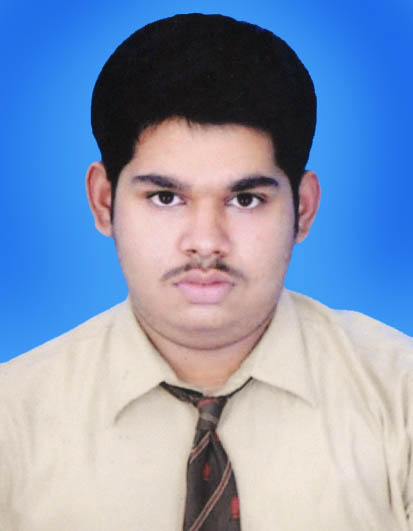
#> input picture OpenCV/build/img.jpg, 413 x 531 px
$ python naive.py ../build/img.jpg
#> lines starting #> are read from the running program, lines starting #| are printed output that depends on the picture
import sys
import cv2
from matplotlib import pyplot as plt
import numpy as np

img = cv2.imread(sys.argv[1], 0)
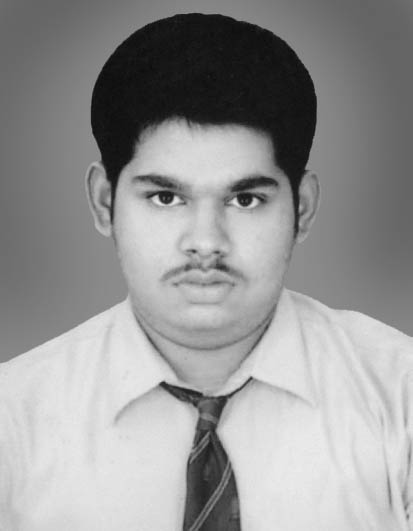
#> img: shape (531, 413); min 8, max 236, mean 150

cv2.imshow("Original Image", img)

hist = cv2.calcHist([img], [0], None, [256], [0, 256])
#> hist = 256 values, max 4926 at index 226, min 0 at index 0, mean 856.7

p1 = plt.figure(1)
plt.plot(hist)

cv2.add(img, 40, img)
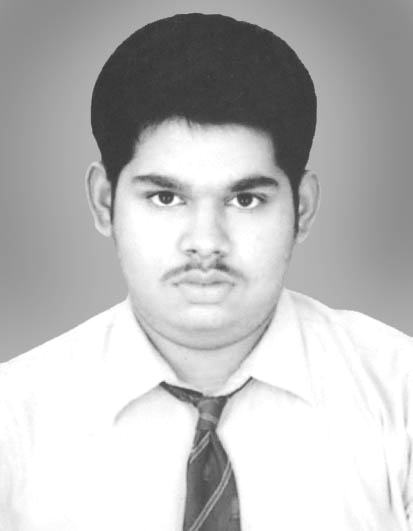
#> img: shape (531, 413); min 48, max 255, mean 188.1
np.clip(img, 0, 255, out=img)
cv2.imshow("New Image", img)

hist = cv2.calcHist([img], [0], None, [256], [0, 256])
#> hist = 256 values, max 54366 at index 255, min 0 at index 0, mean 856.7

p2 = plt.figure(2)
plt.plot(hist)

p1.show()
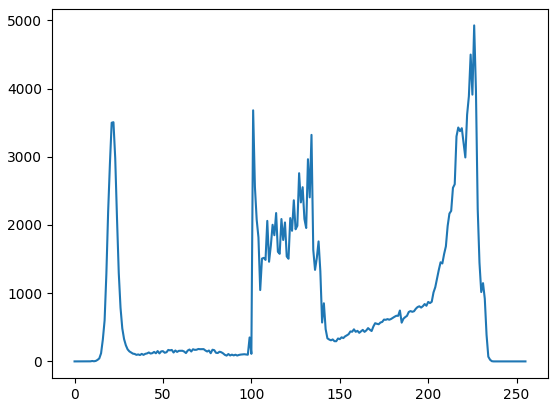
#> figure drawn by matplotlib, 1 panel; curve peaks at x = 226, y = 4926
p2.show()
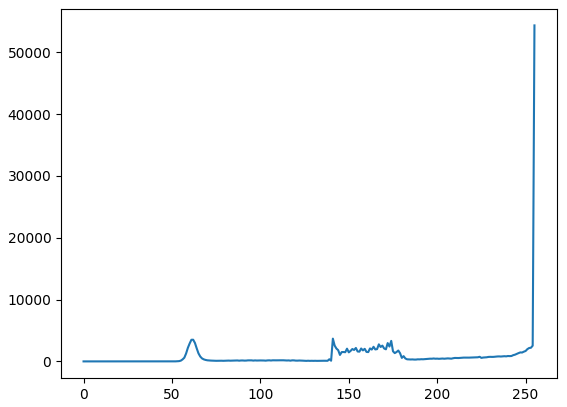
#> figure drawn by matplotlib, 1 panel; curve peaks at x = 255, y = 54366

cv2.waitKey(0)
print('Done')
